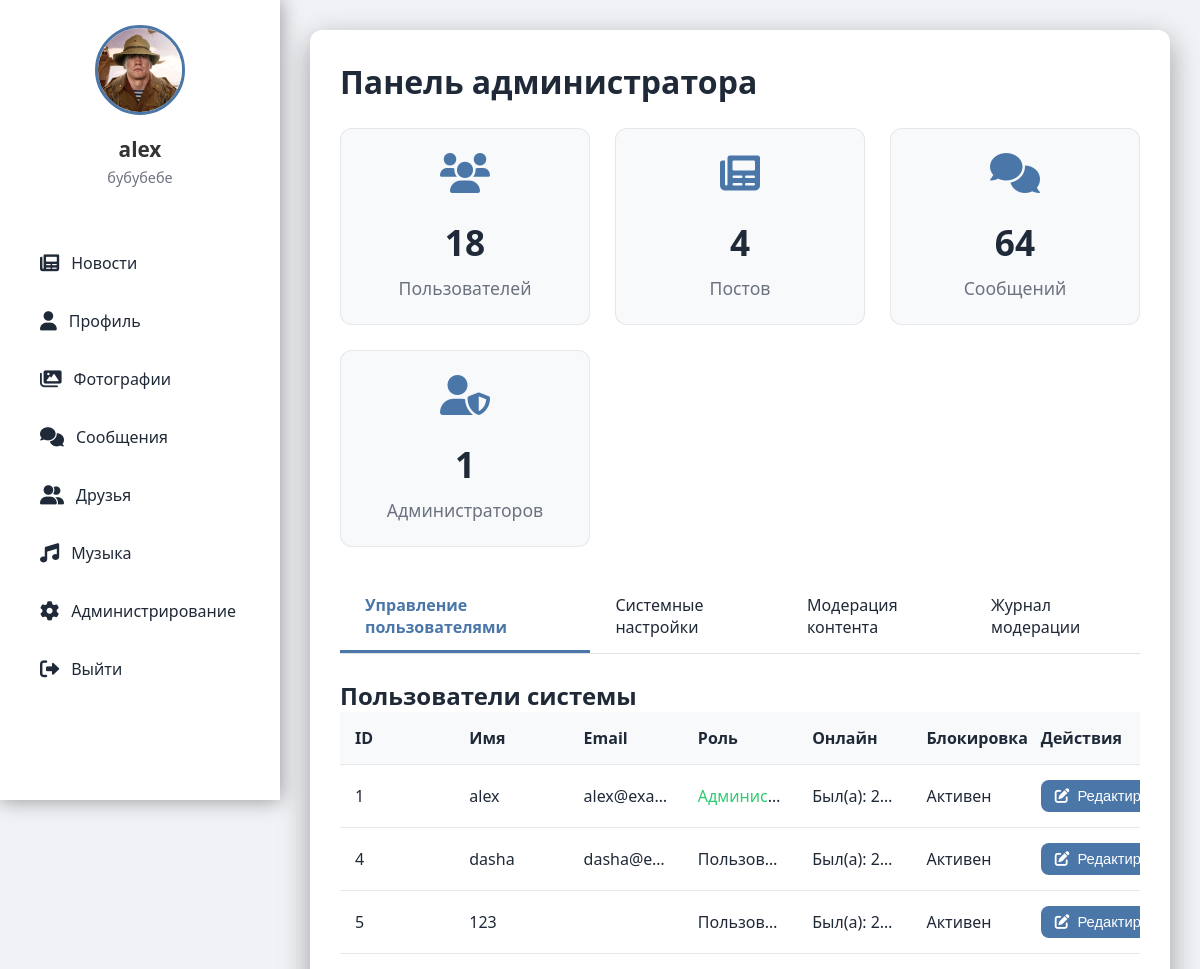
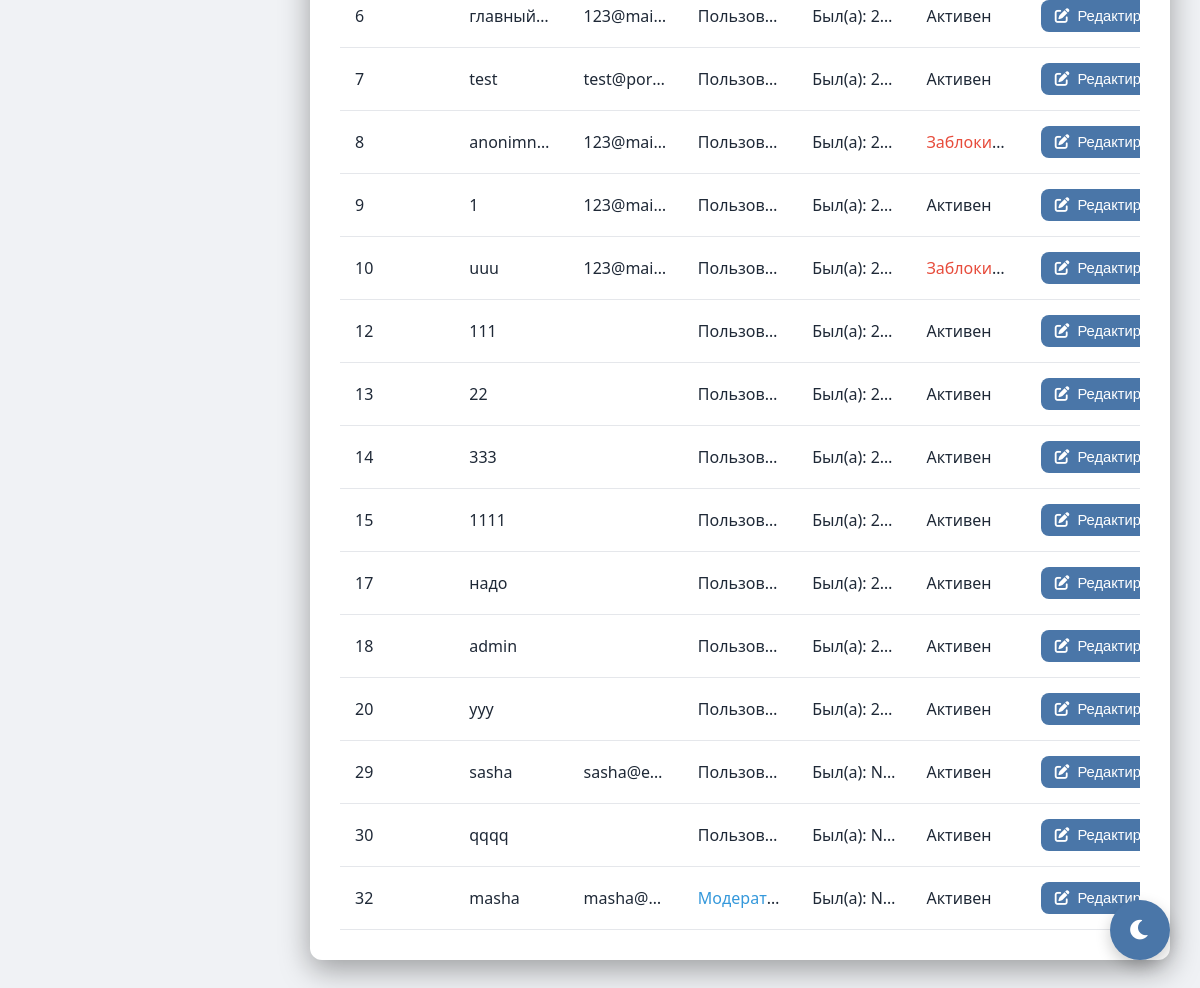
Page /admin (signed in) on the earlier database version (2 pictures, top to bottom).
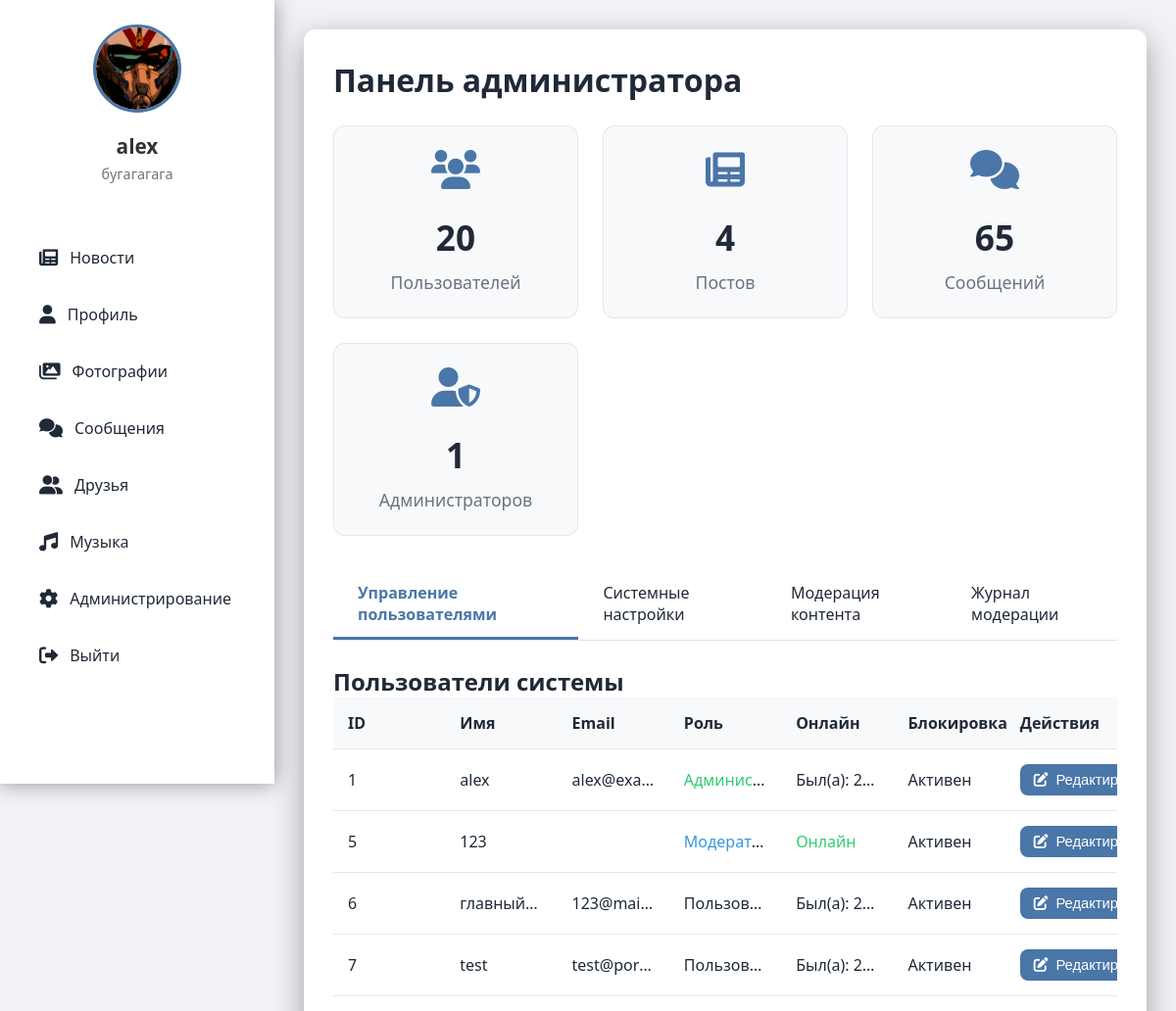
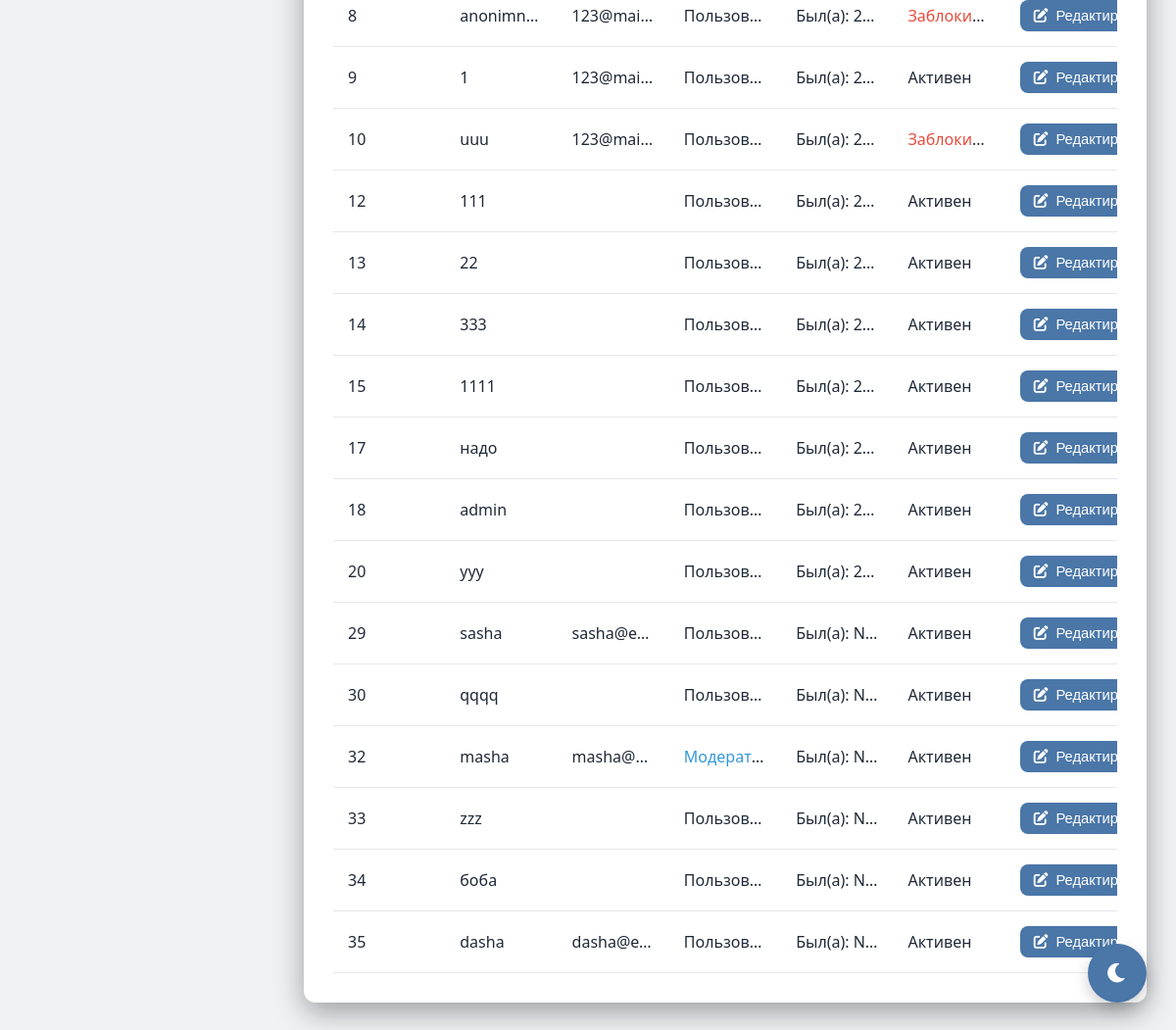
Same page on the later database version (2 pictures, top to bottom).
### tables this page shows
CREATE TABLE users (
                id INTEGER PRIMARY KEY AUTOINCREMENT,
                username TEXT UNIQUE NOT NULL,
                password TEXT NOT NULL,
                email TEXT,
                bio TEXT,
                avatar TEXT, role TEXT DEFAULT 'user' CHECK(role IN ('admin', 'moderator', 'user')), is_online BOOLEAN DEFAULT FALSE, last_seen DATETIME, banner TEXT, is_blocked BOOLEAN DEFAULT 0, block_reason TEXT);

### routes/admin.py (the view)
@bp.route('/admin')
def admin():
    if 'user_id' not in session:
        return redirect(url_for('auth.index'))
    user_id = session['user_id']
    conn = get_db()
    c = conn.cursor()
    c.execute("SELECT * FROM users WHERE id = ?", (user_id,))
    user = c.fetchone()
    if not user or user['role'] != 'admin':
        return redirect(url_for('feed.feed'))
    c.execute("SELECT COUNT(*) FROM users")
    users_count = c.fetchone()[0]
    c.execute("SELECT COUNT(*) FROM posts")
    posts_count = c.fetchone()[0]
    c.execute("SELECT COUNT(*) FROM messages")
    messages_count = c.fetchone()[0]
    c.execute("SELECT COUNT(*) FROM users WHERE role = 'admin'")
    admins_count = c.fetchone()[0]
    c.execute("SELECT id, username, email, bio, avatar, role, is_online, last_seen, is_blocked, block_reason FROM users")
    users = c.fetchall()
    c.execute("SELECT key, value FROM settings")
    settings = {row['key']: row['value'] for row in c.fetchall()}
    c.execute("SELECT id, email, message, status, created_at FROM invite_requests WHERE status='pending' ORDER BY created_at DESC")
    invite_requests = c.fetchall()
    c.execute("""
        SELECT code, uses_left, created_at, expires_at,
               CASE WHEN expires_at IS NOT NULL AND expires_at <= CURRENT_TIMESTAMP THEN 1 ELSE 0 END AS expired
        FROM invites ORDER BY created_at DESC
    """)
    invites = c.fetchall()
    c.execute("SELECT id, target_type, target_id, reason, created_at FROM reports WHERE status='open' ORDER BY created_at DESC")
    reports = c.fetchall()
    c.execute('''SELECT mr.id, mr.track_id, mr.reason, mr.created_at, m.title, m.filename, u.username
                 FROM music_reports mr JOIN music m ON mr.track_id=m.id JOIN users u ON mr.reporter_id=u.id
                 WHERE mr.status='open' ORDER BY mr.created_at DESC''')
    music_reports = c.fetchall()
    conn.close()
    return render_template('admin.html',
                           user=user,
                           users_count=users_count,
                           posts_count=posts_count,
                           messages_count=messages_count,
                           admins_count=admins_count,
                           users=users,
                           settings=settings,
                           reports=reports,
                           music_reports=music_reports,
                           invite_requests=invite_requests,
                           invites=invites)

### app.py (called while the page is built)
def _gen_csrf_token():
    import secrets
    token = session.get('_csrf_token')
    if not token:
        token = secrets.token_urlsafe(32)
        session['_csrf_token'] = token
    return token

@app.context_processor
def inject_csrf():
    return {'csrf_token': _gen_csrf_token()}

@app.before_request
def csrf_protect():
    if request.method in ('POST','PUT','PATCH','DELETE'):
        if request.path.startswith('/socket.io') or request.path.startswith('/static'):
            return None
        if request.endpoint in {'auth.index'}:
            if not session.get('_csrf_token'):
                return None
        token = None
        token = request.headers.get('X-CSRFToken') or request.headers.get('X-CSRF-Token')
        if not token:
            token = request.form.get('csrf_token') or request.args.get('csrf_token')
        if not token and request.is_json:
            try:
                token = (request.get_json(silent=True) or {}).get('csrf_token')
            except Exception:
                token = None
        if not token or token != session.get('_csrf_token'):
            return ('CSRF token missing or invalid', 400)

### templates/admin.html (shortened to what the changed rows need)
<!DOCTYPE html>
<html>
<head>
    <link href="https://cdnjs.cloudflare.com/ajax/libs/font-awesome/6.0.0/css/all.min.css" rel="stylesheet">
</head>
<body>
    <div class="sidebar">
        <div class="profile-card">
            <img src="{% if user[5] %}{{ url_for('static', filename='uploads/' + user[5]) }}{% else %}{{ url_for('static', filename='uploads/default_avatar.png') }}{% endif %}" alt="Avatar">
            <h3>{{ user[1] }}</h3>
            <p>{{ user[4] or 'Статус не указан' }}</p>
        </div>
    </div>
    <div class="content">
        <div class="admin-container">
            <h1>Панель администратора</h1>
            <div class="stats-grid">
                <div class="stat-card">
                    <i class="fas fa-users"></i>
                    <div class="number">{{ users_count }}</div>
                    <div class="label">Пользователей</div>
                </div>
                <div class="stat-card">
                    <i class="fas fa-comments"></i>
                    <div class="number">{{ messages_count }}</div>
                    <div class="label">Сообщений</div>
                </div>
            </div>
            <div class="tab-content active" id="users-tab">
                <h2>Пользователи системы</h2>
                <table class="user-table">
                    <thead>
                        <tr>
                            <th>ID</th>
                            <th>Имя</th>
                            <th>Email</th>
                            <th>Роль</th>
                            <th>Онлайн</th>
                            <th>Блокировка</th>
                            <th>Действия</th>
                        </tr>
                    </thead>
                    <tbody>
                        {% for u in users %}
                        <tr data-user-id="{{ u[0] }}">
                            <td>{{ u[0] }}</td>
                            <td>{{ u[1] }}</td>
                            <td>{{ u[2] }}</td>
                            <td>
                                {% if u[5] == 'admin' %}
                                    <span style="color: #2ecc71;">Администратор</span>
                                {% elif u[5] == 'moderator' %}
                                    <span style="color: #3498db;">Модератор</span>
                                {% else %}
                                    Пользователь
                                {% endif %}
                            </td>
                            <td>
                                {% if u[6] %}
                                    <span style="color:#2ecc71">Онлайн</span>
                                {% else %}
                                    <span title="{{ u[7] }}">Был(а): {{ u[7] }}</span>
                                {% endif %}
                            </td>
                            <td>
                                {% if u[8] %}
                                    <span style="color:#e74c3c">Заблокирован</span>
                                {% else %}
                                    Активен
                                {% endif %}
                            </td>
                            <td class="action-buttons">
                                <button type="button" class="btn js-edit" data-user-id="{{ u[0] }}" data-username="{{ u[1] }}" data-email="{{ u[2] }}" data-blocked="{{ u[8] }}">
                                    <i class="fas fa-edit"></i> Редактировать
                                </button>
                            </td>
                        </tr>
                        {% endfor %}
                    </tbody>
                </table>
            </div>
        </div>
    </div>
</body>
</html>

Differences in the rows shown:
removed users: id "4", username "dasha", email "dasha@e…", role "Пользов…", last_seen "2…", is_blocked "Активен"
changed users "alex": avatar: a different picture; bio "бубубебе" → "бугагагага"
changed users id 5: last_seen "2…" → (not shown); role "Пользов…" → "Модерат…"; is_online "Был(а):" → "Онлайн"
added users: id "33", username "zzz", role "Пользов…", u "N…", is_blocked "Активен"
added users: id "34", username "боба", role "Пользов…", u "N…", is_blocked "Активен"
added users: id "35", username "dasha", email "dasha@e…", role "Пользов…", u "N…", is_blocked "Активен"
Other differences:
{{ users_count }}: "18" → "20"
{{ messages_count }}: "64" → "65"
